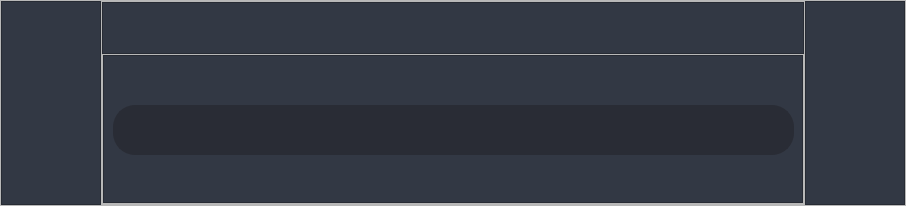
               <widget class="QWidget" name="conversation_page">
                <layout class="QVBoxLayout" name="verticalLayout_7">
                 <property name="spacing">
                  <number>0</number>
                 </property>
                 <property name="leftMargin">
                  <number>0</number>
                 </property>
                 <property name="topMargin">
                  <number>0</number>
                 </property>
                 <property name="rightMargin">
                  <number>0</number>
                 </property>
                 <property name="bottomMargin">
                  <number>0</number>
                 </property>
                 <item>
                  <widget class="QFrame" name="frame">
                   <property name="frameShape">
                    <enum>QFrame::StyledPanel</enum>
                   </property>
                   <property name="frameShadow">
                    <enum>QFrame::Raised</enum>
                   </property>
                   <layout class="QHBoxLayout" name="horizontalLayout_33">
                    <property name="spacing">
                     <number>0</number>
                    </property>
                    <property name="leftMargin">
                     <number>0</number>
                    </property>
                    <property name="topMargin">
                     <number>0</number>
                    </property>
                    <property name="rightMargin">
                     <number>0</number>
                    </property>
                    <property name="bottomMargin">
                     <number>0</number>
                    </property>
                    <item>
                     <widget class="QFrame" name="frame_46">
                      <property name="minimumSize">
                       <size>
                        <width>100</width>
                        <height>0</height>
                       </size>
                      </property>
                      <property name="maximumSize">
                       <size>
                        <width>400</width>
                        <height>16777215</height>
                       </size>
                      </property>
                      <property name="styleSheet">
                       <string notr="true">background-color: rgb(50, 56, 68);</string>
                      </property>
                      <property name="frameShape">
                       <enum>QFrame::StyledPanel</enum>
                      </property>
                      <property name="frameShadow">
                       <enum>QFrame::Raised</enum>
                      </property>
                     </widget>
                    </item>
                    <item>
                     <widget class="QFrame" name="frame_45">
                      <property name="minimumSize">
                       <size>
                        <width>700</width>
                        <height>0</height>
                       </size>
                      </property>
                      <property name="maximumSize">
                       <size>
                        <width>1100</width>
                        <height>16777215</height>
                       </size>
                      </property>
                      <property name="frameShape">
                       <enum>QFrame::StyledPanel</enum>
                      </property>
                      <property name="frameShadow">
                       <enum>QFrame::Raised</enum>
                      </property>
                      <layout class="QVBoxLayout" name="verticalLayout_18">
                       <property name="spacing">
                        <number>0</number>
                       </property>
                       <property name="leftMargin">
                        <number>0</number>
                       </property>
                       <property name="topMargin">
                        <number>0</number>
                       </property>
                       <property name="rightMargin">
                        <number>0</number>
                       </property>
                       <property name="bottomMargin">
                        <number>0</number>
                       </property>
                       <item>
                        <widget class="QFrame" name="frame_58">
                         <property name="maximumSize">
                          <size>
                           <width>16777215</width>
                           <height>16777215</height>
                          </size>
                         </property>
                         <property name="styleSheet">
                          <string notr="true">background-color: rgb(50, 56, 68);</string>
                         </property>
                         <property name="frameShape">
                          <enum>QFrame::StyledPanel</enum>
                         </property>
                         <property name="frameShadow">
                          <enum>QFrame::Raised</enum>
                         </property>
                         <layout class="QVBoxLayout" name="verticalLayout_20">
                          <property name="spacing">
                           <number>0</number>
                          </property>
                          <property name="leftMargin">
                           <number>0</number>
                          </property>
                          <property name="topMargin">
                           <number>50</number>
                          </property>
                          <property name="rightMargin">
                           <number>0</number>
                          </property>
                          <property name="bottomMargin">
                           <number>0</number>
                          </property>
                          <item>
                           <layout class="QVBoxLayout" name="chat_layout"/>
                          </item>
                         </layout>
                        </widget>
                       </item>
                       <item>
                        <widget class="QFrame" name="frame_2">
                         <property name="minimumSize">
                          <size>
                           <width>0</width>
                           <height>150</height>
                          </size>
                         </property>
                         <property name="maximumSize">
                          <size>
                           <width>16777215</width>
                           <height>150</height>
                          </size>
                         </property>
                         <property name="frameShape">
                          <enum>QFrame::StyledPanel</enum>
                         </property>
                         <property name="frameShadow">
                          <enum>QFrame::Raised</enum>
                         </property>
                         <layout class="QHBoxLayout" name="horizontalLayout_34">
                          <property name="spacing">
                           <number>0</number>
                          </property>
                          <property name="leftMargin">
                           <number>0</number>
                          </property>
                          <property name="topMargin">
                           <number>0</number>
                          </property>
                          <property name="rightMargin">
                           <number>0</number>
                          </property>
                          <property name="bottomMargin">
                           <number>0</number>
                          </property>
                          <item>
                           <widget class="QFrame" name="frame_59">
                            <property name="styleSheet">
                             <string notr="true">background-color: rgb(50, 56, 68);</string>
                            </property>
                            <property name="frameShape">
                             <enum>QFrame::StyledPanel</enum>
                            </property>
                            <property name="frameShadow">
                             <enum>QFrame::Raised</enum>
                            </property>
                           </widget>
                          </item>
                          <item>
                           <widget class="QFrame" name="frame_60">
                            <property name="minimumSize">
                             <size>
                              <width>700</width>
                              <height>0</height>
                             </size>
                            </property>
                            <property name="styleSheet">
                             <string notr="true">background-color: rgb(50, 56, 68);</string>
                            </property>
                            <property name="frameShape">
                             <enum>QFrame::StyledPanel</enum>
                            </property>
                            <property name="frameShadow">
                             <enum>QFrame::Raised</enum>
                            </property>
                            <widget class="StickyButton" name="addButton_2">
                             <property name="geometry">
                              <rect>
                               <x>10</x>
                               <y>50</y>
                               <width>51</width>
                               <height>45</height>
                              </rect>
                             </property>
                             <property name="minimumSize">
                              <size>
                               <width>0</width>
                               <height>45</height>
                              </size>
                             </property>
                             <property name="maximumSize">
                              <size>
                               <width>160</width>
                               <height>16777215</height>
                              </size>
                             </property>
                             <property name="font">
                              <font>
                               <family>Noto Sans Medium</family>
                               <pointsize>10</pointsize>
                              </font>
                             </property>
                             <property name="cursor">
                              <cursorShape>PointingHandCursor</cursorShape>
                             </property>
                             <property name="styleSheet">
                              <string notr="true">QPushButton{
	background:none;
	border:none;
	color:rgba(255, 255, 255, 180);
	border-radius: 21px ;
	margin-top:3px;
}
QPushButton:hover{
	background-color: rgb(45, 48, 58);
}</string>
                             </property>
                             <property name="text">
                              <string/>
                             </property>
                             <property name="icon">
                              <iconset>
                               <normaloff>Reqs/add_icon.png</normaloff>Reqs/add_icon.png</iconset>
                             </property>
                             <property name="iconSize">
                              <size>
                               <width>22</width>
                               <height>22</height>
                              </size>
                             </property>
                            </widget>
                            <widget class="AutoGrowTextEdit" name="text_prompt_2">
                             <property name="enabled">
                              <bool>true</bool>
                             </property>
                             <property name="geometry">
                              <rect>
                               <x>10</x>
                               <y>50</y>
                               <width>681</width>
                               <height>50</height>
                              </rect>
                             </property>
                             <property name="sizePolicy">
                              <sizepolicy hsizetype="Expanding" vsizetype="Expanding">
                               <horstretch>0</horstretch>
                               <verstretch>0</verstretch>
                              </sizepolicy>
                             </property>
                             <property name="minimumSize">
                              <size>
                               <width>0</width>
                               <height>50</height>
                              </size>
                             </property>
                             <property name="maximumSize">
                              <size>
                               <width>16777215</width>
                               <height>50</height>
                              </size>
                             </property>
                             <property name="sizeIncrement">
                              <size>
                               <width>0</width>
                               <height>0</height>
                              </size>
                             </property>
                             <property name="baseSize">
                              <size>
                               <width>0</width>
                               <height>0</height>
                              </size>
                             </property>
                             <property name="font">
                              <font>
                               <family>Roboto</family>
                               <pointsize>10</pointsize>
                              </font>
                             </property>
                             <property name="styleSheet">
                              <string notr="true">QTextEdit{
 	border:2px solid rgb(41, 44, 53);
    border-radius:22px;
	background-color: rgb(41, 44, 53);
    color:rgba(255, 	255, 255, 210);
    padding-left:20px;
	padding-top:10px;
	padding-right:15px;
	padding-bottom:45px;
}

QTextEdit:hover{
	border:2px solid rgb(220, 0, 220);
}

QTextEdit:focus{
	border:2px solid rgb(85,170,255);
}</string>
                             </property>
                             <property name="frameShape">
                              <enum>QFrame::StyledPanel</enum>
                             </property>
                             <property name="frameShadow">
                              <enum>QFrame::Plain</enum>
                             </property>
                             <property name="sizeAdjustPolicy">
                              <enum>QAbstractScrollArea::AdjustToContents</enum>
                             </property>
                             <property name="html">
                              <string>&lt;!DOCTYPE HTML PUBLIC &quot;-//W3C//DTD HTML 4.0//EN&quot; &quot;http://www.w3.org/TR/REC-html40/strict.dtd&quot;&gt;
&lt;html&gt;&lt;head&gt;&lt;meta name=&quot;qrichtext&quot; content=&quot;1&quot; /&gt;&lt;style type=&quot;text/css&quot;&gt;
p, li { white-space: pre-wrap; }
&lt;/style&gt;&lt;/head&gt;&lt;body style=&quot; font-family:'Roboto'; font-size:10pt; font-weight:400; font-style:normal;&quot;&gt;
&lt;p style=&quot;-qt-paragraph-type:empty; margin-top:0px; margin-bottom:0px; margin-left:0px; margin-right:0px; -qt-block-indent:0; text-indent:0px; font-family:'MS Shell Dlg 2'; font-size:7.8pt;&quot;&gt;&lt;br /&gt;&lt;/p&gt;&lt;/body&gt;&lt;/html&gt;</string>
                             </property>
                             <property name="placeholderText">
                              <string>Ask Anything</string>
                             </property>
                            </widget>
                            <widget class="StickyButton" name="searchButton_2">
                             <property name="geometry">
                              <rect>
                               <x>640</x>
                               <y>50</y>
                               <width>45</width>
                               <height>45</height>
                              </rect>
                             </property>
                             <property name="sizePolicy">
                              <sizepolicy hsizetype="Fixed" vsizetype="Fixed">
                               <horstretch>0</horstretch>
                               <verstretch>0</verstretch>
                              </sizepolicy>
                             </property>
                             <property name="minimumSize">
                              <size>
                               <width>45</width>
                               <height>45</height>
                              </size>
                             </property>
                             <property name="maximumSize">
                              <size>
                               <width>45</width>
                               <height>45</height>
                              </size>
                             </property>
                             <property name="font">
                              <font>
                               <family>Noto Sans Medium</family>
                               <pointsize>10</pointsize>
                              </font>
                             </property>
                             <property name="cursor">
                              <cursorShape>PointingHandCursor</cursorShape>
                             </property>
                             <property name="styleSheet">
                              <string notr="true">QPushButton{
	background:none;
	border:none;
	color:rgba(255, 255, 255, 180);
	background-color: rgb(41, 44, 53);
	border-radius: 21px ;
	margin-top:3px;
}
QPushButton:hover{
	background-color: rgb(45, 48, 58);
}</string>
                             </property>
                             <property name="text">
                              <string/>
                             </property>
                             <property name="icon">
                              <iconset>
                               <normaloff>Reqs/search.png</normaloff>Reqs/search.png</iconset>
                             </property>
                             <property name="iconSize">
                              <size>
                               <width>27</width>
                               <height>27</height>
                              </size>
                             </property>
                            </widget>
                            <zorder>text_prompt_2</zorder>
                            <zorder>addButton_2</zorder>
                            <zorder>searchButton_2</zorder>
                           </widget>
                          </item>
                          <item>
                           <widget class="QFrame" name="frame_61">
                            <property name="styleSheet">
                             <string notr="true">background-color: rgb(50, 56, 68);</string>
                            </property>
                            <property name="frameShape">
                             <enum>QFrame::StyledPanel</enum>
                            </property>
                            <property name="frameShadow">
                             <enum>QFrame::Raised</enum>
                            </property>
                           </widget>
                          </item>
                         </layout>
                        </widget>
                       </item>
                      </layout>
                     </widget>
                    </item>
                    <item>
                     <widget class="QFrame" name="frame_47">
                      <property name="minimumSize">
                       <size>
                        <width>100</width>
                        <height>0</height>
                       </size>
                      </property>
                      <property name="maximumSize">
                       <size>
                        <width>400</width>
                        <height>16777215</height>
                       </size>
                      </property>
                      <property name="styleSheet">
                       <string notr="true">background-color: rgb(50, 56, 68);</string>
                      </property>
                      <property name="frameShape">
                       <enum>QFrame::StyledPanel</enum>
                      </property>
                      <property name="frameShadow">
                       <enum>QFrame::Raised</enum>
                      </property>
                     </widget>
                    </item>
                   </layout>
                  </widget>
                 </item>
                </layout>
               </widget>
